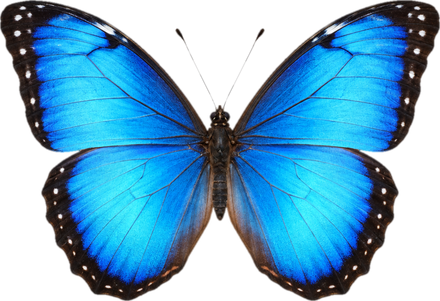
#> input picture personagens/borboleta-azul.png, 440 x 301 px
$ python -i recorte.py   (imports and definitions only)
#> lines starting #> are read from the running program, lines starting #| are printed output that depends on the picture; after the words box and inside, x2 and y2 are one past the last pixel; in counts of white or black regions, pixels touching at a corner belong together
#> further down, picture is the input picture: PIL image 440x301 RGBA; mean R, G, B, A 25.5, 81.3, 112.1, 163.1
"""Transforma uma foto qualquer num personagem do mascote.

- Foto já recortada (PNG com fundo transparente): só ajusta tamanho e corta as sobras.
- Foto com fundo: tenta tirar o fundo a partir das bordas. Funciona bem com fundo
  liso (parede, chão, lençol). Com fundo muito cheio de coisas, avisa para recortar
  antes (Paint do Windows: Remover plano de fundo; ou Canva).
"""
import json
import re
import unicodedata
from pathlib import Path

from PIL import Image, ImageChops, ImageDraw, ImageFilter, ImageOps

PASTA_PERSONAGENS = Path.home() / ".claude" / "mascote" / "personagens"
MARCA = (255, 0, 254)


def _nome_arquivo(nome):
    s = unicodedata.normalize("NFKD", nome).encode("ascii", "ignore").decode()
    return re.sub(r"[^a-z0-9]+", "-", s.lower()).strip("-") or "personagem"


def _tem_transparencia(img):
    return img.mode == "RGBA" and img.getchannel("A").getextrema()[0] < 200


def tirar_fundo(img, tolerancia=38):
    """Pinta a partir das bordas tudo que for parecido com o fundo e apaga."""
#> called with tolerancia = 38
    rgb = img.convert("RGB")
    w, h = rgb.size
#> w = 440; h = 301
    pontos = [(0, 0), (w - 1, 0), (0, h - 1), (w - 1, h - 1)]
#> pontos = [(0, 0), (439, 0), (0, 300), (439, 300)]
    pontos += [(round(w * k / 8), 0) for k in range(1, 8)] + [(round(w * k / 8), h - 1) for k in range(1, 8)]
    pontos += [(0, round(h * k / 8)) for k in range(1, 8)] + [(w - 1, round(h * k / 8)) for k in range(1, 8)]
    for p in pontos:
        if rgb.getpixel(p) != MARCA:
            ImageDraw.floodfill(rgb, p, MARCA, thresh=tolerancia)
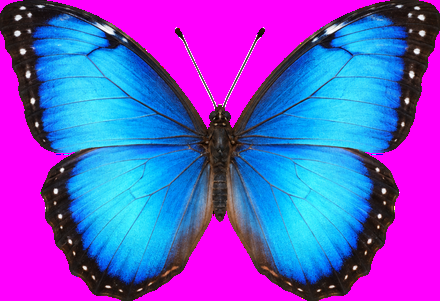
#> rgb: PIL image 440x301 RGB; mean R, G, B 112.7, 81.3, 199
    r, g, b = rgb.split()
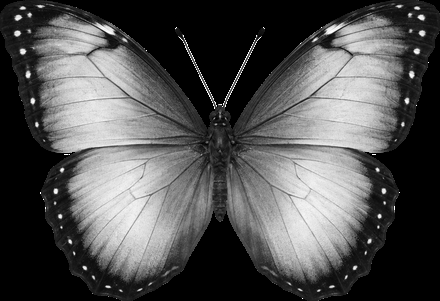
#> g: PIL image 440x301 L; min 0, max 255, mean 81.3
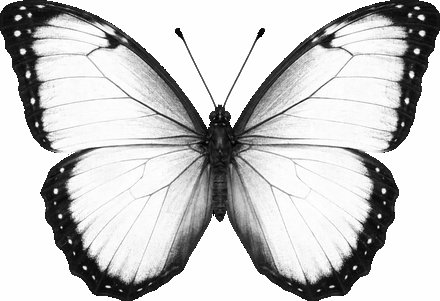
#> b: PIL image 440x301 L; min 0, max 255, mean 199
    fundo = ImageChops.multiply(ImageChops.multiply(r.point(lambda v: 255 if v == 255 else 0),
                                                    g.point(lambda v: 255 if v == 0 else 0)),
                                b.point(lambda v: 255 if v == 254 else 0))
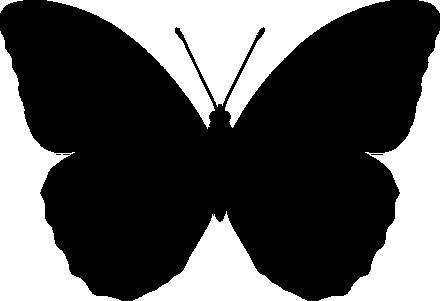
#> fundo: PIL image 440x301 L; 34.2% white; 6 white regions, box (x1, y1, x2, y2) and area: (47, 0, 390, 129) 16307, (319, 31, 440, 301) 11404, (0, 31, 121, 301) 11380, (133, 211, 307, 301) 6011, (0, 0, 23, 13) 96, (419, 0, 440, 13) 92
    alfa = ImageChops.invert(fundo)
    # borda limpa e suave
    alfa = alfa.filter(ImageFilter.MinFilter(3)).filter(ImageFilter.GaussianBlur(1.2))
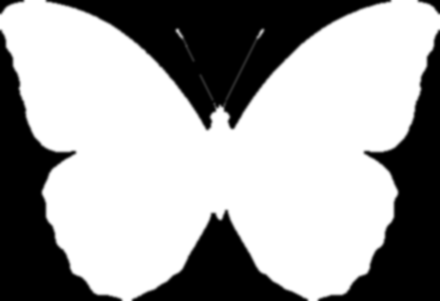
#> alfa: PIL image 440x301 L; min 0, max 255, mean 162.9
    tirado = 1 - (sum(alfa.histogram()[i] * i for i in range(256)) / 255) / (w * h)
#> tirado = 0.361
    saida = img.convert("RGBA")
    saida.putalpha(alfa)
    return _limpar_borda(saida), tirado


def _limpar_borda(img):
    """A borda meio transparente ainda tem a cor do fundo (vira um contorno claro em tela escura):
    pinta essa borda com a cor do bicho logo ao lado."""
    alfa = img.getchannel("A")
    solido = alfa.point(lambda v: 255 if v >= 250 else 0)
#> solido: PIL image 440x301 L; 61% white; 6 black regions, box (x1, y1, x2, y2) and area: (44, 0, 393, 132) 18713, (316, 28, 440, 301) 12736, (0, 28, 124, 301) 12718, (130, 208, 310, 301) 7043, (0, 0, 26, 16) 207, (416, 0, 440, 16) 198
    cor = Image.new("RGB", img.size, (0, 0, 0))
#> cor: PIL image 440x301 RGB; every value is 0
    cor.paste(img.convert("RGB"), (0, 0), solido)
    cor = cor.filter(ImageFilter.GaussianBlur(4))
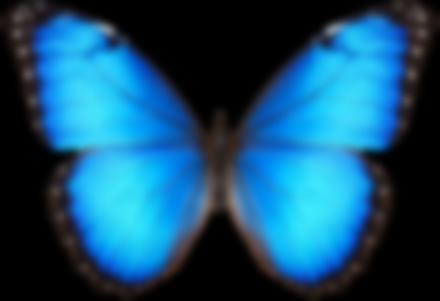
#> cor: PIL image 440x301 RGB; mean R, G, B 22.2, 78.6, 109.7
    peso = solido.filter(ImageFilter.GaussianBlur(4))
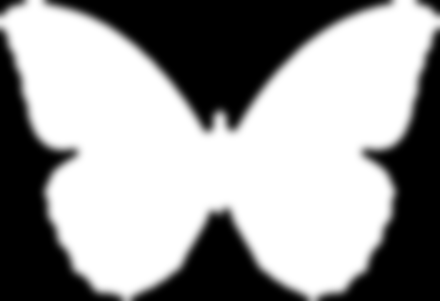
#> peso: PIL image 440x301 L; min 0, max 255, mean 155.6
    px, pa, pc, pp = img.load(), alfa.load(), cor.load(), peso.load()
    w, h = img.size
#> w = 440; h = 301
    for y in range(h):
        for x in range(w):
            # só a franja do corpo (uns 7 px); detalhes finos mais longe ficam com a própria cor
            if 0 < pa[x, y] < 250 and pp[x, y] > 8:
                k = 255 / pp[x, y]
                r, g, b = pc[x, y]
                px[x, y] = (min(255, int(r * k)), min(255, int(g * k)), min(255, int(b * k)), pa[x, y])
    return img


def criar_personagem(caminho_foto, nome, destino=PASTA_PERSONAGENS):
    """Cria o personagem e devolve (arquivo .json, aviso ou None)."""
    img = ImageOps.exif_transpose(Image.open(caminho_foto))
    img.thumbnail((900, 900), Image.LANCZOS)
    aviso = None
    if _tem_transparencia(img.convert("RGBA") if img.mode in ("RGBA", "LA", "P") else img):
        img = img.convert("RGBA")
    else:
        img, tirado = tirar_fundo(img)
        if tirado < 0.08:
            raise ValueError("Não consegui separar o fundo desta foto. Recorte antes (Paint do Windows: "
                             "Remover plano de fundo) e tente de novo com o PNG.")
        if tirado > 0.95:
            raise ValueError("O recorte apagou quase tudo. Use uma foto com fundo mais liso ou já recortada.")
        aviso = "Fundo tirado automaticamente. Se ficou feio, recorte antes e crie de novo."
    caixa = img.getchannel("A").point(lambda v: 255 if v > 40 else 0).getbbox()
    if caixa:
        img = img.crop(caixa)
    destino = Path(destino)
    destino.mkdir(parents=True, exist_ok=True)
    base = _nome_arquivo(nome)
    img.save(destino / f"{base}.png")
    arq = destino / f"{base}.json"
    arq.write_text(json.dumps({"nome": nome, "tipo": "foto", "imagem": f"{base}.png"},
                              ensure_ascii=False, indent=2), encoding="utf-8")
    return arq, aviso

>>> from PIL import Image
>>> picture = Image.open('../personagens/borboleta-azul.png')
>>> result = tirar_fundo(picture)

$ run again, on personagens/borboleta-iba.png
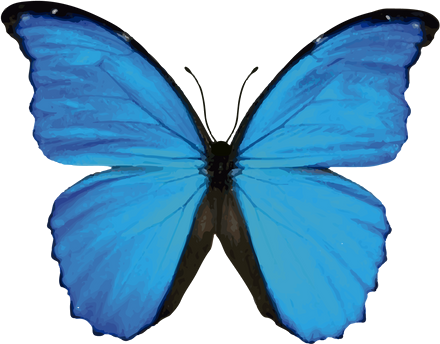
#> input picture personagens/borboleta-iba.png, 440 x 344 px
#> picture is the input picture: PIL image 440x344 RGBA; mean R, G, B, A 28.5, 75.1, 106.1, 154.3
#> in tirar_fundo, `fundo = ImageChops.multiply(ImageChops.multiply(r.point(lambda v: 255 ..`:
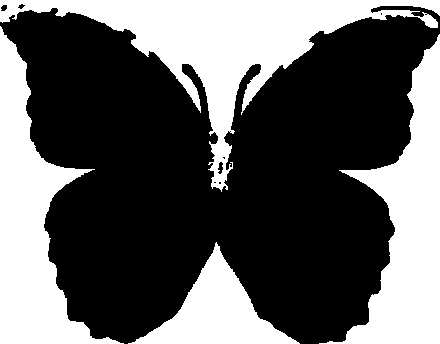
#> fundo: PIL image 440x344 L; 37.3% white; 4 white regions, box (x1, y1, x2, y2) and area: (0, 0, 440, 192) 20048, (319, 34, 440, 344) 14939, (0, 26, 124, 344) 14854, (128, 242, 300, 344) 6550
#> tirado = 0.394
#> solido: PIL image 440x344 L; 57.1% white; 1 black region, box (x1, y1, x2, y2) and area: (0, 0, 440, 344) 64925
#> in _limpar_borda, `peso = solido.filter(ImageFilter.GaussianBlur(4))`:
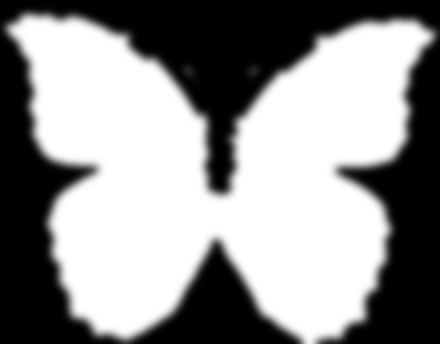
#> peso: PIL image 440x344 L; min 0, max 255, mean 145.6
